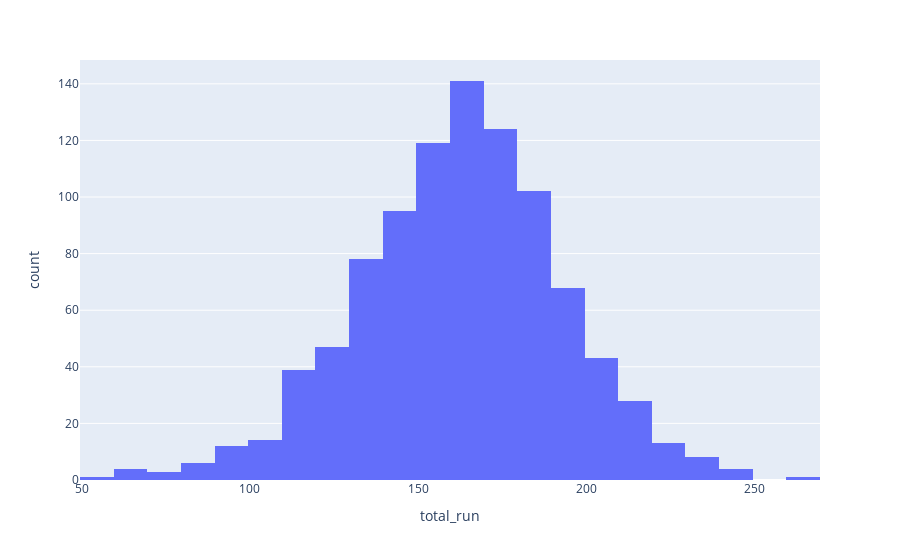

The notebook cell this image was saved under:
### Code cell
fig = px.histogram(total_score,nbins=30, x='total_run')
fig.show()

### Figure 1 — Plotly figure (JSON) as saved in the notebook; plotly's stock layout.template omitted (floating-point values rounded to 4 significant figures; data arrays with more than 128 entries replaced by an {"elided": "..."} marker saying what was removed)
{"data": [{"alignmentgroup": "True", "bingroup": "x", "hovertemplate": "total_run=%{x}<br>count=%{y}<extra></extra>", "legendgroup": "", "marker": {"color": "#636efa", "pattern": {"shape": ""}}, "name": "", "nbinsx": 30, "offsetgroup": "", "orientation": "v", "showlegend": false, "type": "histogram", "x": {"elided": "950 int values"}, "xaxis": "x", "yaxis": "y"}], "layout": {"barmode": "relative", "legend": {"tracegroupgap": 0}, "margin": {"t": 60}, "xaxis": {"anchor": "y", "domain": [0, 1], "title": {"text": "total_run"}}, "yaxis": {"anchor": "x", "domain": [0, 1], "title": {"text": "count"}}}}
